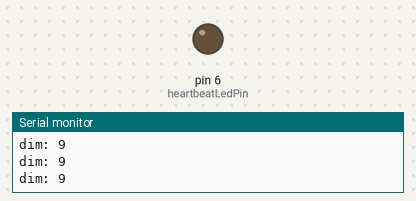
Simulated run of this sketch. Board: Arduino Uno, built with avr-gcc and run on an emulated ATmega328P. On the bench: output pins drawn as LEDs (lit = HIGH), the last lines printed to the serial monitor.

Above: at 0.18 s.
At 8.72 s:
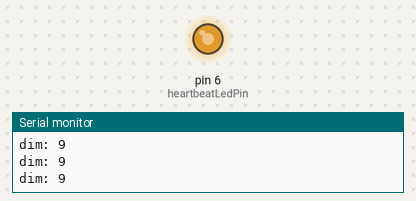
At 18.48 s:
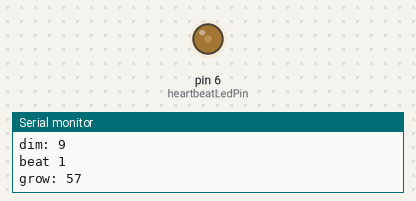
At 39.28 s:
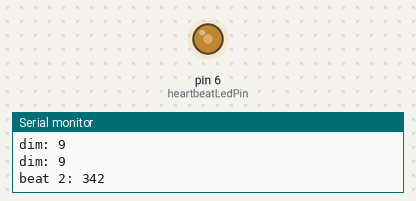
Timing chart, 0 to 40.0 s (numbered marks = the images above):
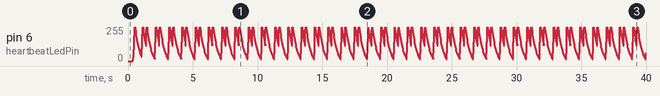

The sketch:

_test_heartbeat.ino
```cpp
/**
   heartbeat.ino
*/

#include "Heartbeat.h"
#include "gammaCorrect.h"

static const unsigned long animationDelay_ms = 33;
unsigned long lastAnimationTime_ms;

static const unsigned int heartbeatLedPin = 6;
static const unsigned int numLeds = 15;

Heartbeat heartbeat = Heartbeat();

void setup() {
  Serial.begin(9600);
  pinMode(heartbeatLedPin, OUTPUT);
}

void loop() {
  unsigned long currentTime_ms = millis();
  if (currentTime_ms - lastAnimationTime_ms > animationDelay_ms) {
    unsigned char brightness = heartbeat.render();
    analogWrite(heartbeatLedPin, gammaCorrect(brightness));
    //printBars(brightness);
    lastAnimationTime_ms = currentTime_ms;
  }
}

void printBars(unsigned int val) {
  for (int index = 0; index < val; index += 4) {
    Serial.print(F("#"));
  }
  Serial.println(F(""));

}
```

Heartbeat.cpp
```cpp
/**
   Heartbeat.cpp
*/

#include "Heartbeat.h"

Heartbeat::Heartbeat() {
  _bpm = DEFAULT_BPM;
  _initializeHeartbeat();
}

Heartbeat::~Heartbeat() {
}

void Heartbeat::_initializeHeartbeat() {
  _lastRenderTime_ms = millis();
  _brightness = 0;
  setBeatsPerMinute(DEFAULT_BPM);
}


void Heartbeat::setBeatsPerMinute(const unsigned int bpm) {
  _bpm = bpm;

  _timeBetweenBeats_ms = round(1000.0 * 60.0 / (float) _bpm);
  //long nextBeatTime_ms = _lastBeatTime_ms + timeBetweenBeats_ms;
  _timeBetweenSecondaryBeats_ms = round(_timeBetweenBeats_ms / 3.0);
}

unsigned int Heartbeat::getBeatsPerMinute() {
  return _bpm;
}

int Heartbeat::render() {
  long currentTime_ms = millis();
  long timeSinceLastRender_ms = currentTime_ms - _lastRenderTime_ms;

  if (_isBeating == true) {
    int dimmingAmount = ceil((_timeBetweenBeats_ms / 20) * timeSinceLastRender_ms / (float) _BEAT_TIMEOUT_MS);
    _brightness += dimmingAmount; //50;
    Serial.print("grow: ");
    Serial.println(dimmingAmount);
    if (_brightness > 255) {
      _brightness = 255;
      _isBeating = false;
    }
  } else {
    int dimmingAmount = ceil((_timeBetweenBeats_ms / 20) * timeSinceLastRender_ms / (float) _FADE_TIMEOUT_MS);
    _brightness -= dimmingAmount; //10;
    Serial.print("dim: ");
    Serial.println(dimmingAmount);
    if (_brightness < 0) {
      _brightness = 0;
    }
  }

  long timeSinceLastBeat_ms = currentTime_ms - _lastBeatTime_ms;
  if ((_didFirstBeatPast == false) && (timeSinceLastBeat_ms > _timeBetweenSecondaryBeats_ms)) {
    _didFirstBeatPast = true;
    _isBeating = true;
    Serial.print("beat 2: ");
    Serial.println(timeSinceLastBeat_ms);
  }
  if (timeSinceLastBeat_ms > _timeBetweenBeats_ms) {
    _didFirstBeatPast = false;
    _isBeating = true;
    _lastBeatTime_ms = currentTime_ms;
    Serial.println("beat 1");
  }

  _lastRenderTime_ms = currentTime_ms;
  return _brightness;
}
```

Heartbeat.h
```cpp
/**
   Heartbeat.h
*/

#ifndef Heartbeat_h
#define Heartbeat_h

#include <Arduino.h>
//#include <Adafruit_NeoPixel.h>


struct HeartbeatPixel {
  int brightness;
  long beatTimeout;
  long brightnessTimeout;
};

class Heartbeat {
  public:
    static const unsigned int DEFAULT_BPM = 60;
    Heartbeat();
    ~Heartbeat();

    void setBeatsPerMinute(const unsigned int bpm);
    unsigned int getBeatsPerMinute();
    int render();

  private:
    static const unsigned int _MILLIS_TO_MINUTES;
    static const unsigned long _BEAT_TIMEOUT_MS = 30;
    static const unsigned long _FADE_TIMEOUT_MS = 200;
    unsigned long _lastRenderTime_ms;

    unsigned int _bpm;
    unsigned long _timeBetweenBeats_ms;
    unsigned long _timeBetweenSecondaryBeats_ms;

    bool _isBeating = false;
    bool _didFirstBeatPast = false;
    long _lastBeatTime_ms;
    int _brightness;

    void _initializeHeartbeat();
};

#endif
```

Source omitted: gammaCorrect.h (data table, 1318 bytes)
